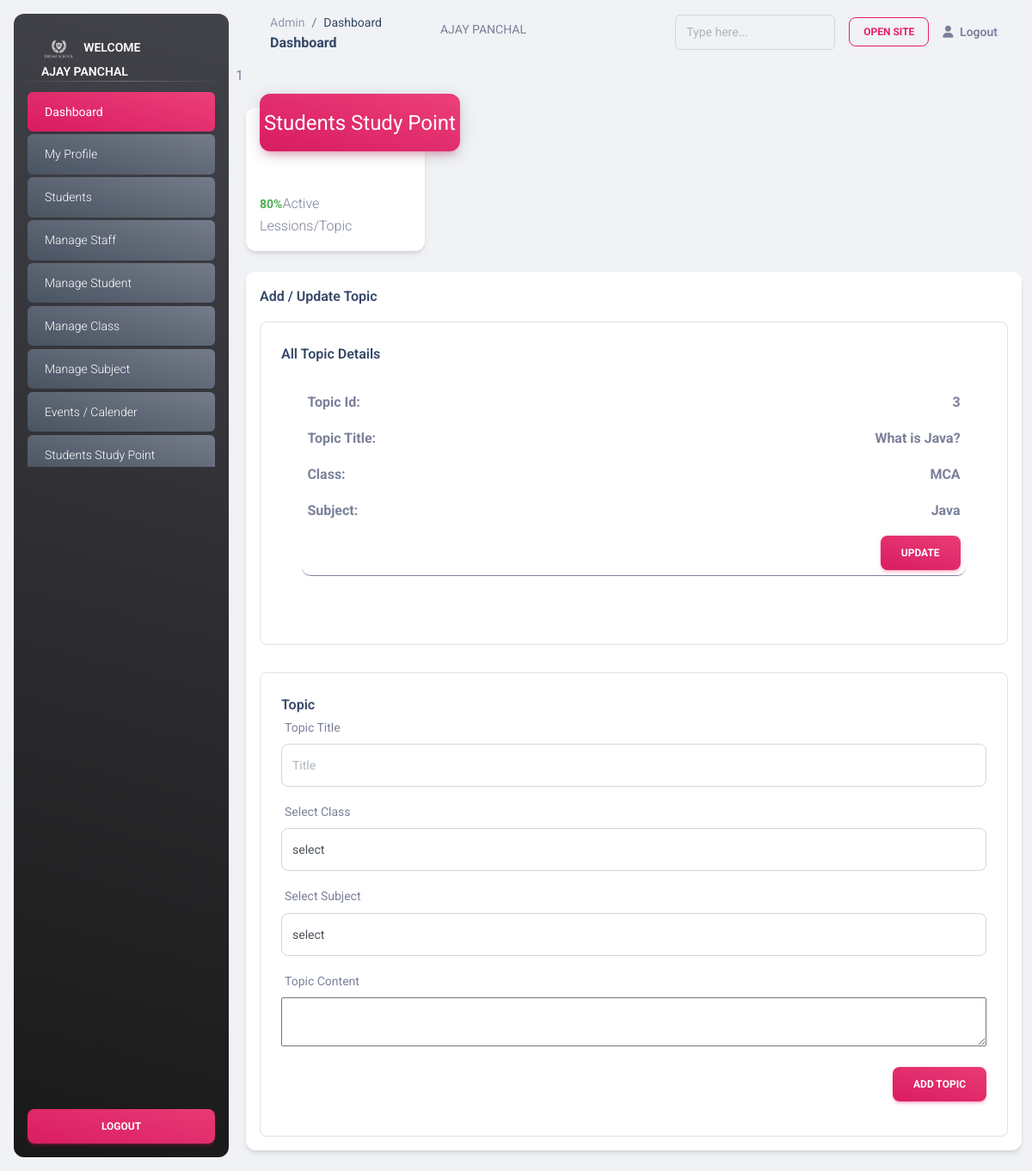
Screenshot of /admin/studypoint.php (signed in) with the database file from the repository.
### tables this page shows
CREATE TABLE `topic` (
  `topic_id` int(11) NOT NULL,
  `class_id` int(11) DEFAULT NULL,
  `subject_id` int(11) DEFAULT NULL,
  `topic_title` mediumtext DEFAULT NULL,
  `topic_content` longtext DEFAULT NULL,
  `insert_by` int(11) DEFAULT NULL,
  `update_by` int(11) DEFAULT NULL,
  `insert_at` timestamp NULL DEFAULT current_timestamp(),
  `update_at` timestamp NULL DEFAULT current_timestamp()
);

CREATE TABLE `classes` (
  `id` int(11) NOT NULL,
  `class_name` varchar(255) DEFAULT NULL,
  `incharge_id` int(11) DEFAULT NULL,
  `insert_by` int(11) DEFAULT NULL,
  `update_by` timestamp NULL DEFAULT current_timestamp(),
  `insert_at` timestamp NULL DEFAULT current_timestamp(),
  `update_at` int(11) DEFAULT NULL
);

CREATE TABLE `subject` (
  `id` int(11) NOT NULL,
  `subject_name` varchar(500) DEFAULT NULL,
  `subject_title` mediumtext DEFAULT NULL,
  `discription` longtext DEFAULT NULL,
  `class_id` int(11) DEFAULT NULL,
  `insert_by` int(11) DEFAULT NULL,
  `update_by` int(11) DEFAULT NULL,
  `insert_at` timestamp NULL DEFAULT current_timestamp(),
  `update_at` timestamp NULL DEFAULT current_timestamp()
);

### admin/studypoint.php (the view, shortened to what this page needs)
<?php
include "header.php";
$topic_title = $class_id = $subject_id = $topic_content = $topic = null;
?>
<main class="main-content position-relative max-height-vh-100 h-100 border-radius-lg ">
  <?= include("navBar.php") ?>
  <div class="container-fluid py-4">
    <div class="row">
      <div class="col-xl-3 col-sm-6 mb-xl-0 mb-4">
        <div class="card">
          <div class="card-header p-3 pt-2">
            <div
              class="icon icon-lg icon-shape bg-gradient-primary shadow-primary text-center border-radius-xl mt-n4 position-absolute">
              <i class="material-icons opacity-10">Students Study Point</i>
            </div>
            <div class="text-end pt-1">
              <p class="text-sm mb-0 text-capitalize">&nbsp; </p>
              <h4 class="mb-0">&nbsp;</h4>
            </div>
          </div>
          <hr class="primary horizontal my-0">
          <div class="card-footer p-3">
            <p class="mb-0"><span class="text-success text-sm font-weight-bolder">80%</span>Active Lessions/Topic</p>
          </div>
        </div>
      </div>
    </div>
    <div class="col-md-12 mb-lg-0 mb-4">
      <div class="card mt-4">
        <div class="card-header pb-0 p-3">
          <div class="row">
            <div class="col-6 d-flex align-items-center">
              <h6 class="mb-0">Add / Update Topic</h6>
            </div>
          </div>
        </div>
        <div class="card-body p-3">
          <div class="row">
            <div class="col-md-12 mb-md-0 mb-4">
              <div class="card card-body border card-plain border-radius-lg  ">
                <h6 class="mb-0">All Topic Details</h6>
                <div class="card card-body   card-plain border-radius-lg  "
                  style="overflow-y: scroll;min-height: 300px; max-height: 500px;">
                  <?php
                       $sql = "SELECT * FROM topic order by topic_id desc";
                       $sql = mysqli_query($conn, $sql);
                       if (mysqli_num_rows($sql) > 0) {
                         while ($row_topic = mysqli_fetch_assoc($sql)) {
                           $getClass = "SELECT * FROM `classes` WHERE id=" . $row_topic['class_id'];
                           $getClass = mysqli_query($conn, $getClass);
                           $getClass = mysqli_fetch_assoc($getClass);
                           $getSubject = "SELECT * FROM `subject` WHERE id=" . $row_topic['subject_id'];
                           $getSubject = mysqli_query($conn, $getSubject);
                           $getSubject = mysqli_fetch_assoc($getSubject);
                       ?>
                  <div class="col-md-12 mb-md-0 mb-4 event-item">
                    <p><b>Topic Id: </b><b style="float:right"><?= $row_topic['topic_id'] ?></b></p>
                    <p><b>Topic Title: </b><b style="float:right"><?= $row_topic['topic_title'] ?></b></p>
                    <p><b>Class: </b><b style="float:right"><?= $getClass['class_name']; ?></b></p>
                    <p><b>Subject: </b><b style="float:right"><?= $getSubject['subject_name']; ?></b></p>
                    <div class="col-12 text-end">
                      <a class="btn bg-gradient-primary mb-0"
                        href="studypoint.php?topic=<?= $row_topic['topic_id'] ?>">update</a>
                    </div>
                  </div>
                  <?php
                         }
                       }
                        ?>
                </div>
              </div>
            </div>
          </div>
        </div>
        <div class="card-body p-3">
          <div class="row">
            <div class="col-md-12 mb-md-0 mb-4">
              <div class="card card-body border card-plain border-radius-lg  ">
                <h6 class="mb-0">Topic</h6>
                <form method="post" enctype="multipart/form-data">
                  <div class="mb-3">
                    <label class="form-label">Topic Title</label>
                    <input type="text" name="topic_title" value="<?= $topic_title ?>" class="form-control form-control-lg"
                      placeholder="Title" required>
                  </div>
                  <div class="mb-3">
                    <label class="form-label">Select Class</label>
                    <select name="cls" class="form-control form-control-lg" required>
                      <option value="">select</option>
                    </select>
                  </div>
                  <div class="mb-3">
                    <label class="form-label">Select Subject</label>
                    <select name="subj" class="form-control form-control-lg" required>
                      <option value="">select</option>
                    </select>
                  </div>
                  <div class="mb-3">
                    <label class="form-label">Topic Content</label>
                    <textarea name="topic_content" id="editor" style="width:100%;"
                      required> <?= $topic_content ?></textarea>
                  </div>
                  <div class="mb-3 text-end">
                    <?php if (isset($topic)) { ?>
                    <input type="number" style="display: none;" name="topic" value="<?= $topic ?>" />
                    <a class="btn bg-gradient-dark mb-0" href="studypoint.php"><i
                        class="material-icons text-sm"></i>refresh new</a>
                    <button name="update" class="btn bg-gradient-primary mb-0" href="javascript:;"><i
                        class="material-icons text-sm"></i>Update Topic</button>
                    <?php } else { ?>
                    <button name="new" class="btn bg-gradient-primary mb-0" href="javascript:;">Add Topic</button>
                    <?php } ?>
                  </div>
                </form>
              </div>
            </div>
          </div>
        </div>
      </div>
    </div>
  </div>
</main>
<?php include "footer.php" ?>

### assets/css/nucleo-svg.css (style rules this page uses)
.icon { display: inline-block; color: #111111; height: 1em; width: 1em; }
.icon-lg { height: 1.6em; width: 1.6em; }
.icon { fill: currentColor; stroke: none; }

### rows the page displays
topic: topic_id "3", topic_title "What is Java?", class.class_name "MCA", subject.subject_name "Java"

### other values shown
$_SESSION['admin_name'] "AJAY PANCHAL"
include("navBar.php") "1"
